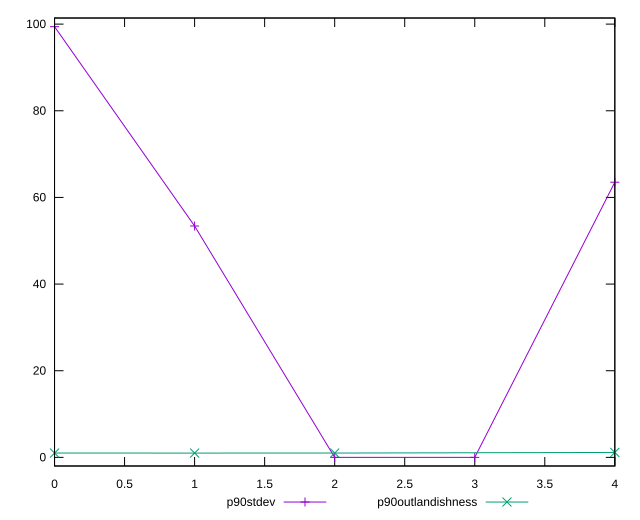

Source code (gnuplot):
reset

$p90Stdev <<EOF
0 99.41977436421314
1 53.40383148089841
2 0
3 0
4 63.50983641106078
EOF

$p90Outlandishness <<EOF
0 0.9993117924569779
1 0.9961214152249135
2 1
4 1.1410123966942147
EOF

set key outside below
set xrange [0:4]
set yrange [-1.9883954872842629:101.4081698514974]
set trange [-1.9883954872842629:101.4081698514974]
set terminal svg size 640, 520 enhanced background rgb 'white'
set output "report_00020_2021-02-19T21:17:38.612Z2/uses-webp-images/progression/stddev.svg"

plot $p90Stdev title "p90stdev" with linespoints, \
     $p90Outlandishness title "p90outlandishness" with linespoints

reset
